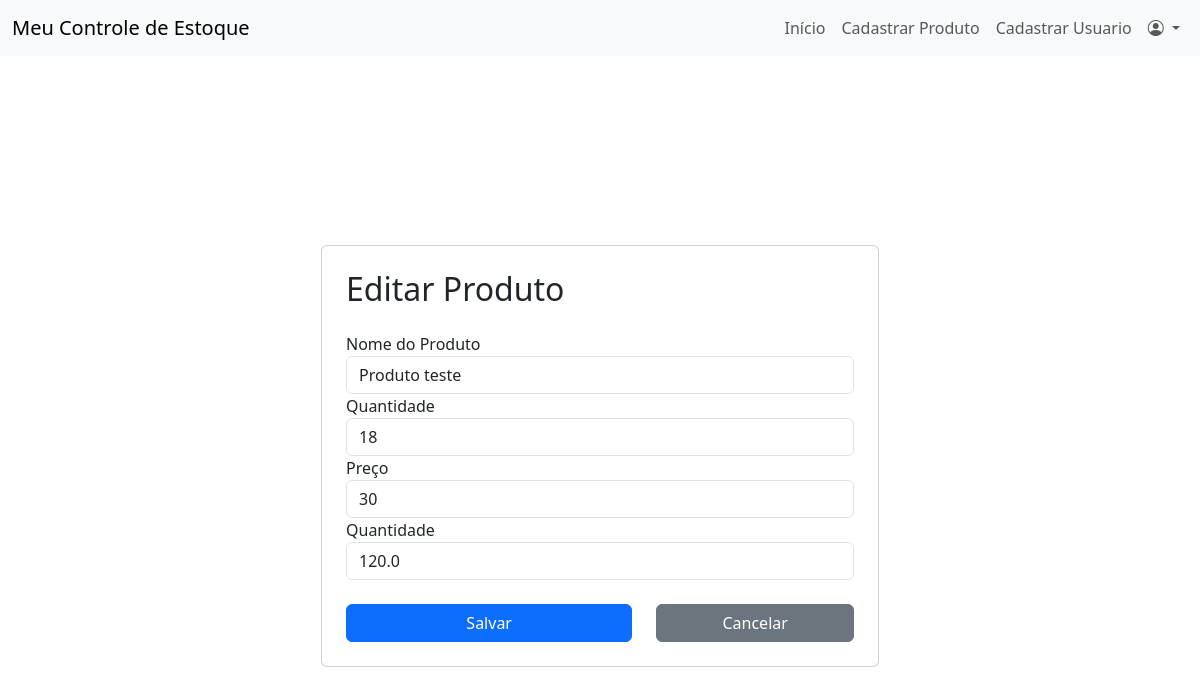
The page /editar_produto/2/ (signed in) on the database as committed earlier.
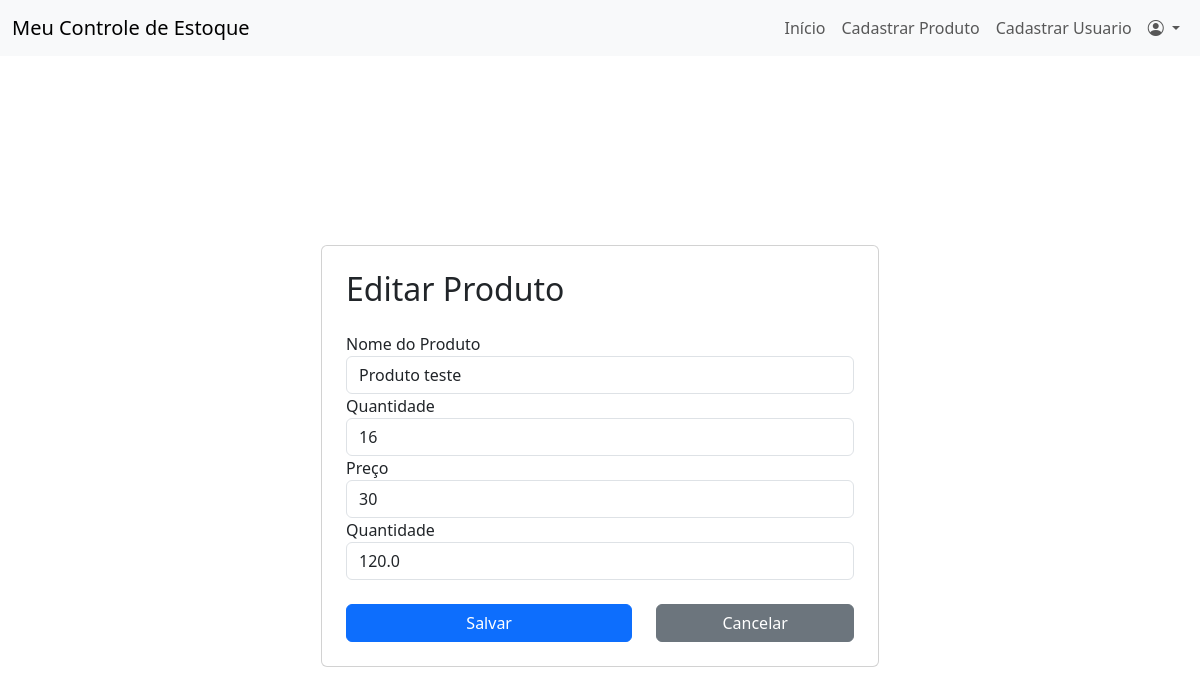
The same page on the database as committed later.
### app/models.py (models this page shows)
class Produto(db.Model):
    id = db.Column(db.Integer, primary_key=True)
    nome = db.Column(db.String(150), nullable=False)
    quantidade = db.Column(db.Integer, nullable=False)
    minimo_estoque = db.Column(db.Integer, nullable=False)
    preco_unitario = db.Column(db.Float, nullable=False)
    data_entrada = db.Column(db.DateTime, nullable=False, default=datetime.now)

### app/routes.py (the view, shortened to what this page needs)
@bp.route('/editar_produto/<int:produto_id>/', methods=['GET', 'POST'])
def editar_produto(produto_id):
    if current_user.nivel_funcao != 'administrador':
        abort(403)
    produto = Produto.query.get(produto_id)
    return render_template('editar_produto.html', produto=produto)

### app/__init__.py (called while the page is built)
@login_manager.user_loader
def load_user(user_id):
    from app.models import Usuario
    return Usuario.query.get(int(user_id))

### app/templates/editar_produto.html (shortened to what this page needs)
{% extends "base.html" %}
{% block content %}
<div class="container d-flex justify-content-center align-items-center vh-100">
    <div class="card p-4 w-50">
        <h2 class="mb-4">Editar Produto</h2>
        <form method="POST" action="">
            <div class="form-group">
                <label for="productName">Nome do Produto</label>
                <input type="text" class="form-control" id="nome" name="nome" value="{{ produto.nome }}" required>
            </div>
            <div class="form-group">
                <label for="productDescription">Quantidade </label>
                <input class="form-control" id="quantidade" name="quantidade" rows="3" value="{{ produto.quantidade }}"
                    required></input>
            </div>
            <div class="form-group">
                <label for="productPrice">Preço</label>
                <input type="number" class="form-control" id="minimo_estoque" name="minimo_estoque"
                    value="{{ produto.minimo_estoque }}" required>
            </div>
            <div class="form-group">
                <label for="productQuantity">Quantidade</label>
                <input type="number" class="form-control" id="preco_unitario" name="preco_unitario"
                    value="{{ produto.preco_unitario }}" required>
            </div><br>
            <div class="row">
                <div class="col-7">
                    <button type="submit" class="btn btn-primary w-100">Salvar</button>
                </div>
                <div class="col-5">
                    <a href="{{ url_for('routes.index')}}" class="btn btn-secondary w-100">Cancelar</a>
                </div>
            </div>
        </form>
        </div>
    </div>
{% endblock %}

Rows that differ between the two databases and show on the page:
changed Produto "Produto teste": quantidade "18" → "16"
